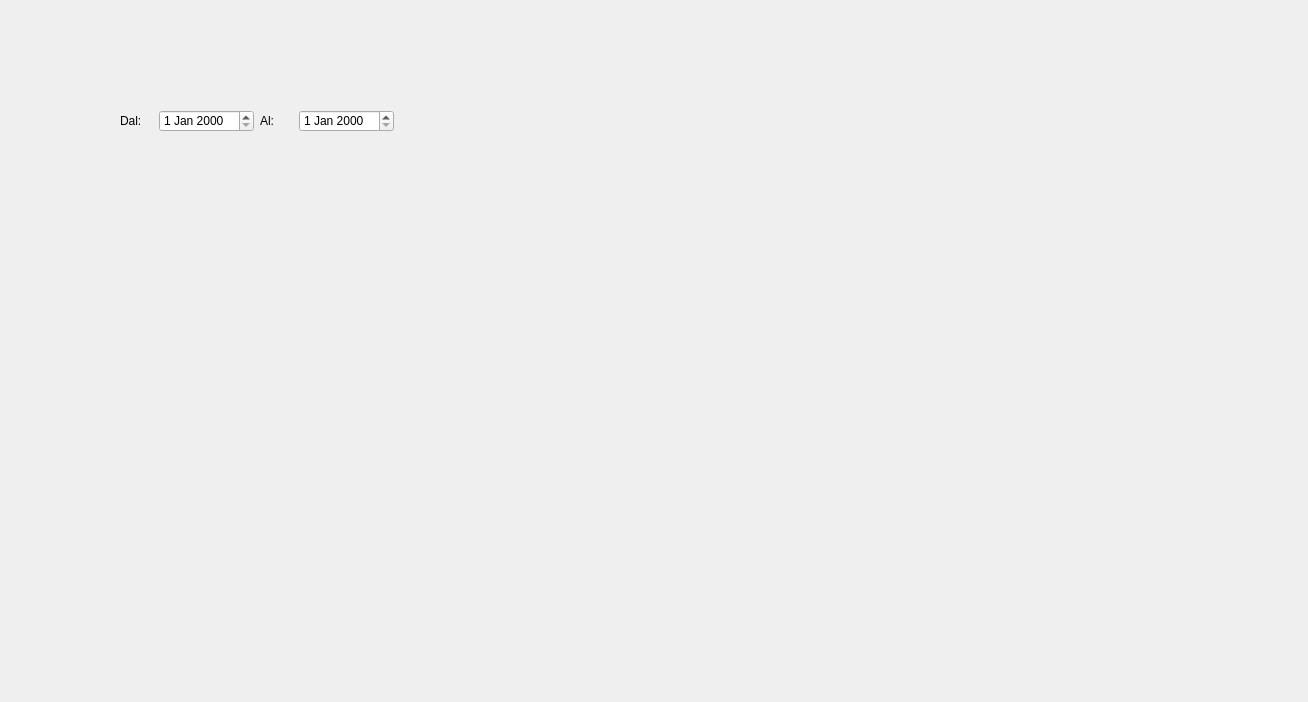
<?xml version="1.0" encoding="UTF-8"?>
<ui version="4.0">
 <class>HOverview</class>
 <widget class="QWidget" name="HOverview">
  <property name="geometry">
   <rect>
    <x>0</x>
    <y>0</y>
    <width>1308</width>
    <height>702</height>
   </rect>
  </property>
  <property name="windowTitle">
   <string>Form</string>
  </property>
  <widget class="QWidget" name="">
   <property name="geometry">
    <rect>
     <x>120</x>
     <y>110</y>
     <width>274</width>
     <height>22</height>
    </rect>
   </property>
   <layout class="QHBoxLayout" name="horizontalLayout">
    <item>
     <widget class="QLabel" name="label">
      <property name="text">
       <string>Dal:</string>
      </property>
     </widget>
    </item>
    <item>
     <widget class="QDateEdit" name="dateEdit"/>
    </item>
    <item>
     <widget class="QLabel" name="label_2">
      <property name="text">
       <string>Al:</string>
      </property>
     </widget>
    </item>
    <item>
     <widget class="QDateEdit" name="dateEdit_2"/>
    </item>
   </layout>
  </widget>
 </widget>
 <resources/>
 <connections/>
</ui>
